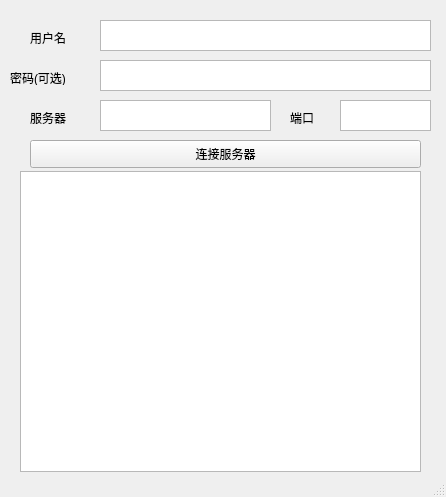
<?xml version="1.0" encoding="UTF-8"?>
<ui version="4.0">
 <class>MainWindow</class>
 <widget class="QMainWindow" name="MainWindow">
  <property name="geometry">
   <rect>
    <x>0</x>
    <y>0</y>
    <width>446</width>
    <height>497</height>
   </rect>
  </property>
  <property name="windowTitle">
   <string>MainWindow</string>
  </property>
  <widget class="QWidget" name="centralwidget">
   <widget class="QPlainTextEdit" name="username_input">
    <property name="geometry">
     <rect>
      <x>100</x>
      <y>20</y>
      <width>331</width>
      <height>31</height>
     </rect>
    </property>
   </widget>
   <widget class="QLabel" name="label">
    <property name="geometry">
     <rect>
      <x>30</x>
      <y>30</y>
      <width>51</width>
      <height>16</height>
     </rect>
    </property>
    <property name="text">
     <string>用户名</string>
    </property>
   </widget>
   <widget class="QLabel" name="label_2">
    <property name="geometry">
     <rect>
      <x>10</x>
      <y>70</y>
      <width>72</width>
      <height>15</height>
     </rect>
    </property>
    <property name="text">
     <string>密码(可选)</string>
    </property>
   </widget>
   <widget class="QPlainTextEdit" name="password_input">
    <property name="geometry">
     <rect>
      <x>100</x>
      <y>60</y>
      <width>331</width>
      <height>31</height>
     </rect>
    </property>
   </widget>
   <widget class="QListView" name="listView">
    <property name="geometry">
     <rect>
      <x>20</x>
      <y>171</y>
      <width>401</width>
      <height>301</height>
     </rect>
    </property>
   </widget>
   <widget class="QPlainTextEdit" name="port_input">
    <property name="geometry">
     <rect>
      <x>340</x>
      <y>100</y>
      <width>91</width>
      <height>31</height>
     </rect>
    </property>
   </widget>
   <widget class="QPlainTextEdit" name="ip_input">
    <property name="geometry">
     <rect>
      <x>100</x>
      <y>100</y>
      <width>171</width>
      <height>31</height>
     </rect>
    </property>
   </widget>
   <widget class="QLabel" name="label_3">
    <property name="geometry">
     <rect>
      <x>290</x>
      <y>110</y>
      <width>41</width>
      <height>16</height>
     </rect>
    </property>
    <property name="text">
     <string>端口</string>
    </property>
   </widget>
   <widget class="QLabel" name="label_4">
    <property name="geometry">
     <rect>
      <x>30</x>
      <y>110</y>
      <width>51</width>
      <height>16</height>
     </rect>
    </property>
    <property name="text">
     <string>服务器</string>
    </property>
   </widget>
   <widget class="QPushButton" name="pushButton">
    <property name="geometry">
     <rect>
      <x>30</x>
      <y>140</y>
      <width>391</width>
      <height>28</height>
     </rect>
    </property>
    <property name="text">
     <string>连接服务器</string>
    </property>
   </widget>
  </widget>
  <widget class="QStatusBar" name="statusbar"/>
 </widget>
 <resources/>
 <connections/>
</ui>
